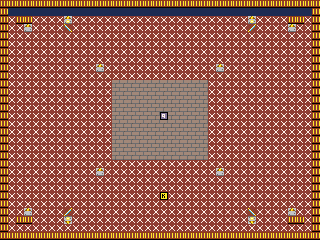

This is a level from a 2D game, rendered from its Tiled map with the project's own tilesets. A one-line summary and the complete map file follow:
An orthogonal 40x30 tile map with 8x8 px tiles, 2 tile layers (ground, things).

<map version="1.10" tiledversion="1.10.2" orientation="orthogonal" renderorder="right-down" width="40" height="30" tilewidth="8" tileheight="8" infinite="0" nextlayerid="3" nextobjectid="1">
 <tileset firstgid="1" source="sprites.tsx" />
 <layer id="1" name="ground" width="40" height="30">
  <data encoding="csv">
179,179,179,179,179,179,179,179,179,179,179,179,179,179,179,179,179,179,179,179,179,179,179,179,179,179,179,179,179,179,179,179,179,179,179,179,179,179,179,179,
179,180,180,180,180,180,180,180,180,180,180,180,180,180,180,180,180,180,180,180,180,180,180,180,180,180,180,180,180,180,180,180,180,180,180,180,180,180,180,179,
179,126,179,179,126,126,126,126,173,126,126,126,126,126,126,126,126,126,126,126,126,126,126,126,126,126,126,126,126,126,126,173,126,126,126,126,179,179,126,179,
179,126,126,54,126,126,126,126,2147483712,126,126,126,126,126,126,126,126,126,126,126,126,126,126,126,126,126,126,126,126,126,126,64,126,126,126,126,54,126,126,179,
179,126,126,126,126,126,126,126,126,126,126,126,126,126,126,126,126,126,126,126,126,126,126,126,126,126,126,126,126,126,126,126,126,126,126,126,126,126,126,179,
179,126,126,126,126,126,126,126,126,126,126,126,126,126,126,126,126,126,126,126,126,126,126,126,126,126,126,126,126,126,126,126,126,126,126,126,126,126,126,179,
179,126,126,126,126,126,126,126,126,126,126,126,126,126,126,126,126,126,126,126,126,126,126,126,126,126,126,126,126,126,126,126,126,126,126,126,126,126,126,179,
179,126,126,126,126,126,126,126,126,126,126,126,126,126,126,126,126,126,126,126,126,126,126,126,126,126,126,126,126,126,126,126,126,126,126,126,126,126,126,179,
179,126,126,126,126,126,126,126,126,126,126,126,54,126,126,126,126,126,126,126,126,126,126,126,126,126,126,54,126,126,126,126,126,126,126,126,126,126,126,179,
179,126,126,126,126,126,126,126,126,126,126,126,126,126,126,126,126,126,126,126,126,126,126,126,126,126,126,126,126,126,126,126,126,126,126,126,126,126,126,179,
179,126,126,126,126,126,126,126,126,126,126,126,126,126,56,56,56,56,56,56,56,56,56,56,56,56,126,126,126,126,126,126,126,126,126,126,126,126,126,179,
179,126,126,126,126,126,126,126,126,126,126,126,126,126,56,56,56,56,56,56,56,56,56,56,56,56,126,126,126,126,126,126,126,126,126,126,126,126,126,179,
179,126,126,126,126,126,126,126,126,126,126,126,126,126,56,56,56,56,56,56,56,56,56,56,56,56,126,126,126,126,126,126,126,126,126,126,126,126,126,179,
179,126,126,126,126,126,126,126,126,126,126,126,126,126,56,56,56,56,56,56,56,56,56,56,56,56,126,126,126,126,126,126,126,126,126,126,126,126,126,179,
179,126,126,126,126,126,126,126,126,126,126,126,126,126,56,56,56,56,56,56,56,56,56,56,56,56,126,126,126,126,126,126,126,126,126,126,126,126,126,179,
179,126,126,126,126,126,126,126,126,126,126,126,126,126,56,56,56,56,56,56,56,56,56,56,56,56,126,126,126,126,126,126,126,126,126,126,126,126,126,179,
179,126,126,126,126,126,126,126,126,126,126,126,126,126,56,56,56,56,56,56,56,56,56,56,56,56,126,126,126,126,126,126,126,126,126,126,126,126,126,179,
179,126,126,126,126,126,126,126,126,126,126,126,126,126,56,56,56,56,56,56,56,56,56,56,56,56,126,126,126,126,126,126,126,126,126,126,126,126,126,179,
179,126,126,126,126,126,126,126,126,126,126,126,126,126,56,56,56,56,56,56,56,56,56,56,56,56,126,126,126,126,126,126,126,126,126,126,126,126,126,179,
179,126,126,126,126,126,126,126,126,126,126,126,126,126,56,56,56,56,56,56,56,56,56,56,56,56,126,126,126,126,126,126,126,126,126,126,126,126,126,179,
179,126,126,126,126,126,126,126,126,126,126,126,126,126,126,126,126,126,126,126,126,126,126,126,126,126,126,126,126,126,126,126,126,126,126,126,126,126,126,179,
179,126,126,126,126,126,126,126,126,126,126,126,54,126,126,126,126,126,126,126,126,126,126,126,126,126,126,54,126,126,126,126,126,126,126,126,126,126,126,179,
179,126,126,126,126,126,126,126,126,126,126,126,126,126,126,126,126,126,126,126,126,126,126,126,126,126,126,126,126,126,126,126,126,126,126,126,126,126,126,179,
179,126,126,126,126,126,126,126,126,126,126,126,126,126,126,126,126,126,126,126,126,126,126,126,126,126,126,126,126,126,126,126,126,126,126,126,126,126,126,179,
179,126,126,126,126,126,126,126,126,126,126,126,126,126,126,126,126,126,126,126,126,126,126,126,126,126,126,126,126,126,126,126,126,126,126,126,126,126,126,179,
179,126,126,126,126,126,126,126,126,126,126,126,126,126,126,126,126,126,126,126,126,126,126,126,126,126,126,126,126,126,126,126,126,126,126,126,126,126,126,179,
179,126,126,54,126,126,126,126,64,126,126,126,126,126,126,126,126,126,126,126,126,126,126,126,126,126,126,126,126,126,126,2147483712,126,126,126,126,54,126,126,179,
179,126,179,179,126,126,126,126,1073741997,126,126,126,126,126,126,126,126,126,126,126,126,126,126,126,126,126,126,126,126,126,126,1073741997,126,126,126,126,179,179,126,179,
179,126,126,126,126,126,126,126,126,126,126,126,126,126,126,126,126,126,126,126,126,126,126,126,126,126,126,126,126,126,126,126,126,126,126,126,126,126,126,179,
179,179,179,179,179,179,179,179,179,179,179,179,179,179,179,179,179,179,179,179,179,179,179,179,179,179,179,179,179,179,179,179,179,179,179,179,179,179,179,179
</data>
 </layer>
 <layer id="2" name="things" width="40" height="30">
  <data encoding="csv">
0,0,0,0,0,0,0,0,0,0,0,0,0,0,0,0,0,0,0,0,0,0,0,0,0,0,0,0,0,0,0,0,0,0,0,0,0,0,0,0,
0,0,0,0,0,0,0,0,0,0,0,0,0,0,0,0,0,0,0,0,0,0,0,0,0,0,0,0,0,0,0,0,0,0,0,0,0,0,0,0,
0,0,0,0,0,0,0,0,0,0,0,0,0,0,0,0,0,0,0,0,0,0,0,0,0,0,0,0,0,0,0,0,0,0,0,0,0,0,0,0,
0,0,0,0,0,0,0,0,0,0,0,0,0,0,0,0,0,0,0,0,0,0,0,0,0,0,0,0,0,0,0,0,0,0,0,0,0,0,0,0,
0,0,0,0,0,0,0,0,0,0,0,0,0,0,0,0,0,0,0,0,0,0,0,0,0,0,0,0,0,0,0,0,0,0,0,0,0,0,0,0,
0,0,0,0,0,0,0,0,0,0,0,0,0,0,0,0,0,0,0,0,0,0,0,0,0,0,0,0,0,0,0,0,0,0,0,0,0,0,0,0,
0,0,0,0,0,0,0,0,0,0,0,0,0,0,0,0,0,0,0,0,0,0,0,0,0,0,0,0,0,0,0,0,0,0,0,0,0,0,0,0,
0,0,0,0,0,0,0,0,0,0,0,0,0,0,0,0,0,0,0,0,0,0,0,0,0,0,0,0,0,0,0,0,0,0,0,0,0,0,0,0,
0,0,0,0,0,0,0,0,0,0,0,0,0,0,0,0,0,0,0,0,0,0,0,0,0,0,0,0,0,0,0,0,0,0,0,0,0,0,0,0,
0,0,0,0,0,0,0,0,0,0,0,0,0,0,0,0,0,0,0,0,0,0,0,0,0,0,0,0,0,0,0,0,0,0,0,0,0,0,0,0,
0,0,0,0,0,0,0,0,0,0,0,0,0,0,0,0,0,0,0,0,0,0,0,0,0,0,0,0,0,0,0,0,0,0,0,0,0,0,0,0,
0,0,0,0,0,0,0,0,0,0,0,0,0,0,0,0,0,0,0,0,0,0,0,0,0,0,0,0,0,0,0,0,0,0,0,0,0,0,0,0,
0,0,0,0,0,0,0,0,0,0,0,0,0,0,0,0,0,0,0,0,0,0,0,0,0,0,0,0,0,0,0,0,0,0,0,0,0,0,0,0,
0,0,0,0,0,0,0,0,0,0,0,0,0,0,0,0,0,0,0,0,0,0,0,0,0,0,0,0,0,0,0,0,0,0,0,0,0,0,0,0,
0,0,0,0,0,0,0,0,0,0,0,0,0,0,0,0,0,0,0,0,1021,0,0,0,0,0,0,0,0,0,0,0,0,0,0,0,0,0,0,0,
0,0,0,0,0,0,0,0,0,0,0,0,0,0,0,0,0,0,0,0,0,0,0,0,0,0,0,0,0,0,0,0,0,0,0,0,0,0,0,0,
0,0,0,0,0,0,0,0,0,0,0,0,0,0,0,0,0,0,0,0,0,0,0,0,0,0,0,0,0,0,0,0,0,0,0,0,0,0,0,0,
0,0,0,0,0,0,0,0,0,0,0,0,0,0,0,0,0,0,0,0,0,0,0,0,0,0,0,0,0,0,0,0,0,0,0,0,0,0,0,0,
0,0,0,0,0,0,0,0,0,0,0,0,0,0,0,0,0,0,0,0,0,0,0,0,0,0,0,0,0,0,0,0,0,0,0,0,0,0,0,0,
0,0,0,0,0,0,0,0,0,0,0,0,0,0,0,0,0,0,0,0,0,0,0,0,0,0,0,0,0,0,0,0,0,0,0,0,0,0,0,0,
0,0,0,0,0,0,0,0,0,0,0,0,0,0,0,0,0,0,0,0,0,0,0,0,0,0,0,0,0,0,0,0,0,0,0,0,0,0,0,0,
0,0,0,0,0,0,0,0,0,0,0,0,0,0,0,0,0,0,0,0,0,0,0,0,0,0,0,0,0,0,0,0,0,0,0,0,0,0,0,0,
0,0,0,0,0,0,0,0,0,0,0,0,0,0,0,0,0,0,0,0,0,0,0,0,0,0,0,0,0,0,0,0,0,0,0,0,0,0,0,0,
0,0,0,0,0,0,0,0,0,0,0,0,0,0,0,0,0,0,0,0,0,0,0,0,0,0,0,0,0,0,0,0,0,0,0,0,0,0,0,0,
0,0,0,0,0,0,0,0,0,0,0,0,0,0,0,0,0,0,0,0,1001,0,0,0,0,0,0,0,0,0,0,0,0,0,0,0,0,0,0,0,
0,0,0,0,0,0,0,0,0,0,0,0,0,0,0,0,0,0,0,0,0,0,0,0,0,0,0,0,0,0,0,0,0,0,0,0,0,0,0,0,
0,0,0,0,0,0,0,0,0,0,0,0,0,0,0,0,0,0,0,0,0,0,0,0,0,0,0,0,0,0,0,0,0,0,0,0,0,0,0,0,
0,0,0,0,0,0,0,0,0,0,0,0,0,0,0,0,0,0,0,0,0,0,0,0,0,0,0,0,0,0,0,0,0,0,0,0,0,0,0,0,
0,0,0,0,0,0,0,0,0,0,0,0,0,0,0,0,0,0,0,0,0,0,0,0,0,0,0,0,0,0,0,0,0,0,0,0,0,0,0,0,
0,0,0,0,0,0,0,0,0,0,0,0,0,0,0,0,0,0,0,0,0,0,0,0,0,0,0,0,0,0,0,0,0,0,0,0,0,0,0,0
</data>
 </layer>
</map>
